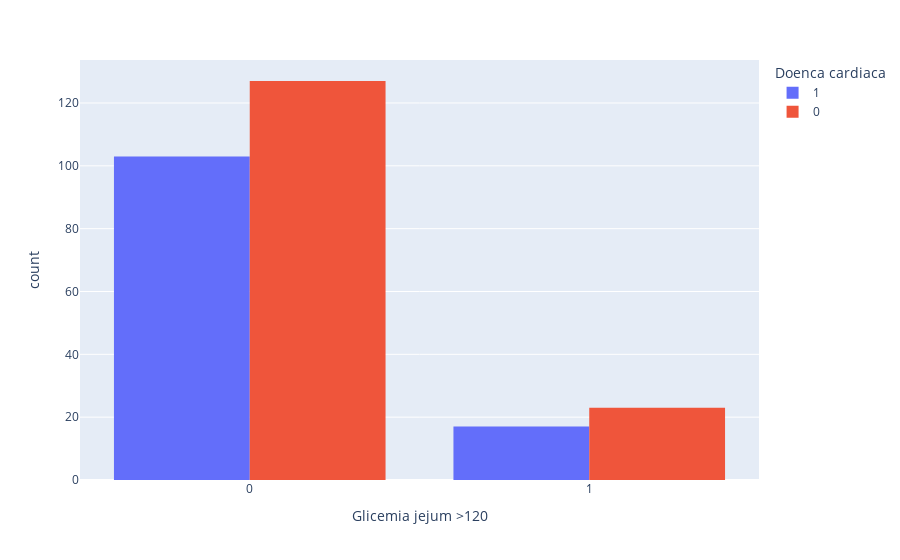

This figure's notebook cell:
### Markdown cell above
O histograma ilustra a distribuição dos níveis de colesterol em pacientes com e sem doença cardíaca.

**Observações:**

-   **Sobreposição:** Assim como na análise da pressão arterial, observamos uma sobreposição considerável nos níveis de colesterol entre os grupos com e sem doença cardíaca. Isso indica que o colesterol, isoladamente, não é um preditor perfeito para a doença.
-   **Tendência:**
    -   **Pacientes com doença cardíaca (azul):** Aparentam ter uma distribuição um pouco mais concentrada em níveis de colesterol levemente mais altos, com um pico entre 250 e 300 mg/dl.
    -   **Pacientes sem doença cardíaca (laranja):** A maior concentração está entre 200 e 219 mg/dl, com uma queda mais acentuada em níveis mais altos.
-   **Valores Extremos:** Existem pacientes com níveis de colesterol considerados extremamente altos (acima de 190 mg/dl) em ambos os grupos.

**Interpretação:**

-   **Colesterol e Doença Cardíaca:** Apesar da sobreposição, a tendência de níveis de colesterol ligeiramente mais altos em pacientes com doença cardíaca reforça a relação conhecida entre colesterol elevado e um risco aumentado para doenças cardíacas.
-   **Importância da Avaliação Individual:** A sobreposição significativa destaca a necessidade de considerar o colesterol como parte de um conjunto de fatores de risco, e não isoladamente. A avaliação individual, considerando histórico familiar, estilo de vida e outros indicadores de saúde, é crucial.

### Code cell
px.histogram(df, x='Glicemia jejum >120',
             color='Doenca cardiaca', barmode='group')

### Figure 1 — Plotly figure (JSON) as saved in the notebook; plotly's stock layout.template omitted (floating-point values rounded to 4 significant figures; data arrays with more than 128 entries replaced by an {"elided": "..."} marker saying what was removed)
{"data": [{"alignmentgroup": "True", "bingroup": "x", "hovertemplate": "Doenca cardiaca=1<br>Glicemia jejum >120=%{x}<br>count=%{y}<extra></extra>", "legendgroup": "1", "marker": {"color": "#636efa", "pattern": {"shape": ""}}, "name": "1", "offsetgroup": "1", "orientation": "v", "showlegend": true, "type": "histogram", "x": [0, 0, 1, 0, 0, 0, 0, 0, 1, 0, 0, 0, 0, 0, 1, 0, 0, 0, 1, 0, 0, 0, 0, 0, 0, 0, 0, 0, 0, 1, 0, 0, 0, 0, 0, 0, 0, 0, 0, 0, 0, 0, 0, 0, 1, 0, 0, 0, 0, 0, 0, 0, 1, 1, 0, 0, 0, 0, 1, 0, 0, 0, 1, 0, 0, 0, 0, 0, 0, 0, 0, 1, 0, 0, 0, 1, 0, 0, 1, 0, 0, 1, 0, 0, 0, 0, 0, 0, 0, 0, 0, 0, 0, 0, 0, 0, 0, 0, 1, 0, 1, 0, 0, 0, 0, 0, 1, 0, 0, 0, 0, 0, 0, 0, 0, 0, 0, 0, 0, 0], "xaxis": "x", "yaxis": "y"}, {"alignmentgroup": "True", "bingroup": "x", "hovertemplate": "Doenca cardiaca=0<br>Glicemia jejum >120=%{x}<br>count=%{y}<extra></extra>", "legendgroup": "0", "marker": {"color": "#EF553B", "pattern": {"shape": ""}}, "name": "0", "offsetgroup": "0", "orientation": "v", "showlegend": true, "type": "histogram", "x": {"elided": "150 int values"}, "xaxis": "x", "yaxis": "y"}], "layout": {"barmode": "group", "legend": {"title": {"text": "Doenca cardiaca"}, "tracegroupgap": 0}, "margin": {"t": 60}, "xaxis": {"anchor": "y", "domain": [0, 1], "title": {"text": "Glicemia jejum >120"}}, "yaxis": {"anchor": "x", "domain": [0, 1], "title": {"text": "count"}}}}
